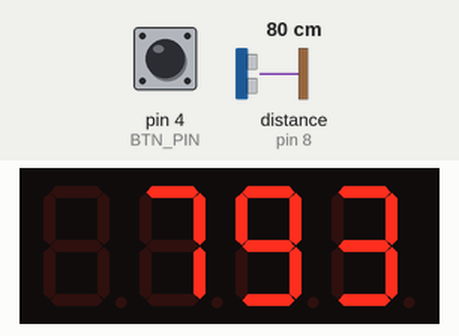
Simulated run of this sketch. Board: Arduino Uno, built with avr-gcc and run on an emulated ATmega328P. On the bench: 4-digit seven-segment display. Wiring (inferred from the names in the program): ultrasonic range finder: trigger pin 7; echo pin 8. The test bench sets the inputs (shaded band); at power-on: distance to the obstacle (sensor on pin 8) 80 cm, pin 4 (BTN_PIN) HIGH. The echo pulse lasts 58.3 µs per cm.

Above: at 1.2 s.
1.3 s: distance to the obstacle (sensor on pin 8) set to 2 cm
At 2.78 s:
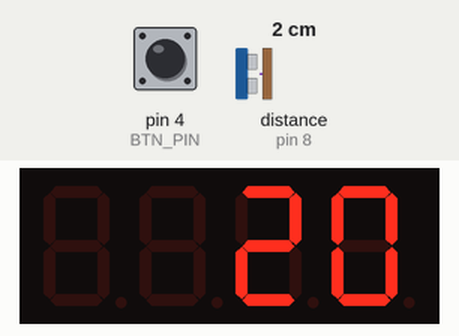
2.9 s: distance to the obstacle (sensor on pin 8) set to 4 cm
At 4.3 s:
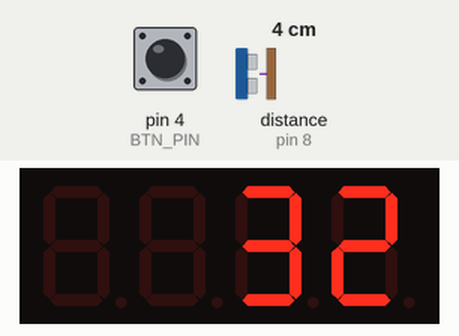
4.8 s: distance to the obstacle (sensor on pin 8) set to 250 cm
At 7.88 s:
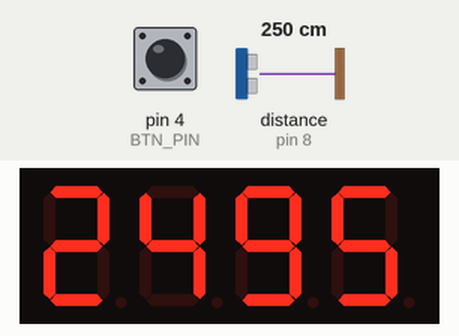
8.1 s: pin 4 (BTN_PIN) pulled LOW for 0.15 s
Timing chart, 0 to 9.8 s (numbered marks = the images above; inputs shaded):
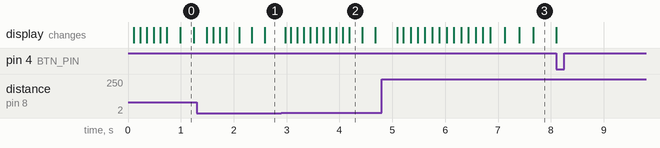

The sketch:

DistanceMeter.ino
```cpp
#define BTN_PIN 4
#define TRIG_PIN 7
#define ECHO_PIN 8

#include <iarduino_4LED.h>    // подключаем библиотеку для работы с четырёхразрядным LED индикатором
iarduino_4LED dispLED(10, 9); // объявляем объект для работы с функциями библиотеки iarduino_4LED, с указанием выводов дисплея (CLK, DIO). Можно указывать любые выводы Arduino

#include <EncButton.h>
Button btn(BTN_PIN);

float dist_3[3] = {0.0, 0.0, 0.0};  // массив для хранения трёх последних измерений
float middle, dist, dist_filtered, k;
byte i, delta;
bool flag = true;
unsigned long sensTimer;

void setup() {
  dispLED.begin();  // инициируем LED дисплей

  pinMode(TRIG_PIN, OUTPUT);
  pinMode(ECHO_PIN, INPUT);
}

float distance() {
  // отправка звукового сигнала
  digitalWrite(TRIG_PIN, HIGH);
  delayMicroseconds(10);
  digitalWrite(TRIG_PIN, LOW);
  // прием эхо-сигнала
  float tUs = pulseIn(ECHO_PIN, HIGH);  // мкс
  return tUs / 58.27;  // см/с при 20 °C
}

void loop() {
  btn.tick();
  if (btn.click()) flag = !flag;

  if (flag && millis() - sensTimer > 100) {
    if (i > 1) i = 0; // счётчик от 0 до 2 для фильтра последних 3х значений
    else i++;

    dist_3[i] = distance(); // получить расстояние в текущую ячейку массива
    dist = middle_of_3(dist_3[0], dist_3[1], dist_3[2]);  // фильтровать медианным фильтром из 3ёх последних измерений

    delta = abs(dist_filtered - dist);  // расчёт изменения с предыдущим
    if (delta > 1) k = 0.7;             // если большое - резкий коэффициент
    else k = 0.1;                       // если маленькое - плавный коэффициент

    dist_filtered = dist * k + dist_filtered * (1 - k); // фильтр "бегущее среднее"

    dispLED.print(dist_filtered, 1);  // выводим число с одним знаком после запятой.
    sensTimer = millis();
  }
}

// медианный фильтр из 3ёх значений
float middle_of_3(float a, float b, float c) {
  if ((a <= b) && (a <= c)) {
    middle = (b <= c) ? b : c;
  }
  else {
    if ((b <= a) && (b <= c)) {
      middle = (a <= c) ? a : c;
    }
    else {
      middle = (a <= b) ? a : b;
    }
  }
  return middle;
}
```
